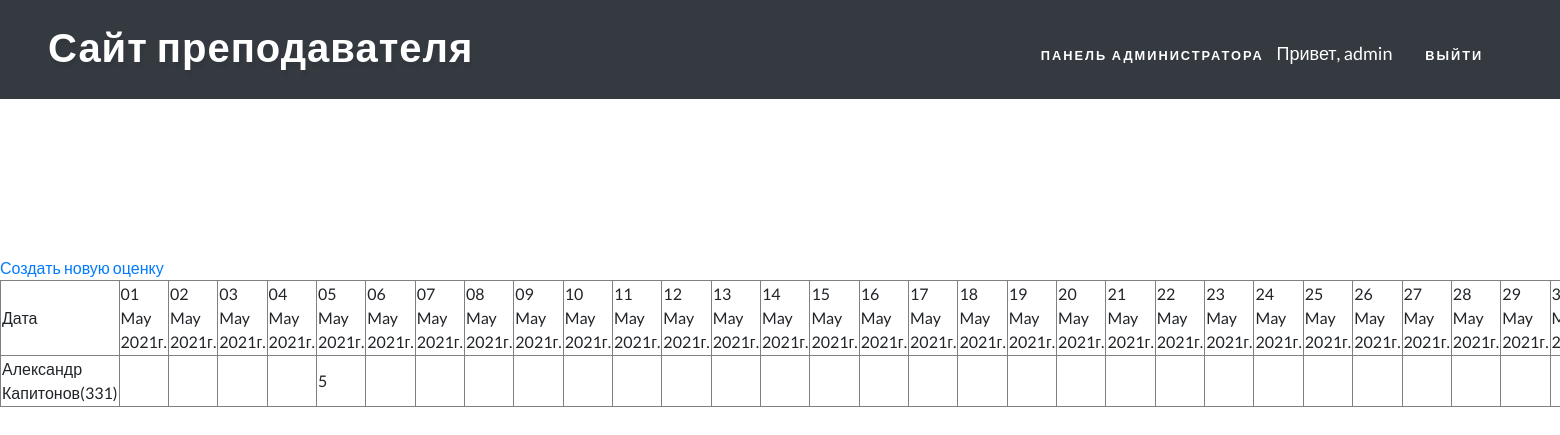
Screenshot of /trpo/students_marks/ (signed in) with the database file from the repository.
### my_sait/models.py (models this page shows, shortened)
class UserProfile(AbstractUser):
	name = models.CharField('Имя', max_length=100)
	surname = models.CharField('Фамилия', max_length=100)
	username = models.CharField(blank=True, null=True, max_length=150)
	group = models.OneToOneField(Groups, verbose_name='Группа', unique=False, blank=True, null=True, on_delete=models.PROTECT)
	email = models.EmailField('Почта', max_length=100, unique=True)
	password1 = models.CharField('Пароль1', max_length=100)
	password2 = models.CharField('Пароль2', max_length=100)
	USERNAME_FIELD = 'email'
	REQUIRED_FIELDS = ['name', 'surname', 'username', 'group']
	class Meta:
		verbose_name = "Пользователь"
		verbose_name_plural = 'Пользователи'

class Groups(models.Model):
	code = models.IntegerField("Код группы", default=None, unique=False, blank=True, null=True)
	def __str__(self):
		return str(self.code)
	class Meta:
		verbose_name = "Группа"
		verbose_name_plural = 'Группы'

class Marks(models.Model):
	date = models.DateField('Дата')
	items_code = models.ForeignKey(Items, verbose_name="Предмет", on_delete=models.CASCADE)
	users_code = models.ForeignKey(UserProfile, verbose_name="Код пользователя", on_delete=models.CASCADE)
	mark = models.IntegerField('Оценка')
	class Meta:
		verbose_name = "Оценка"
		verbose_name_plural = 'Оценки'

### my_sait/decorators.py (the view)
        def wrapper_func(request, *args, **kwargs):
            group = None
            if request.user.groups.exists():
                group = request.user.groups.all()[0].name
            if group in allowed_roles:
                return view_func(request, *args, **kwargs)
            else:
                return HttpResponse('Вы не имеете доступа к данной странице')

### my_sait/views.py (called while the page is built)
def days_cur_month(strdate):
    locale.setlocale(locale.LC_ALL, "")
    m = datetime.now().month
    y = datetime.now().year
    ndays = (date(y, m + 1, 1) - date(y, m, 1)).days
    d1 = date(y, m, 1)
    d2 = date(y, m, ndays)
    delta = d2 - d1
    return [(d1 + timedelta(days=i)).strftime(strdate) for i in range(delta.days + 1)]

### templates/admin-items/trpo/marks/trpo_marks_list.html
{% extends 'base.html' %}
{% block content %}
    <a href="{% url 'admin-trpo_students_marks_create' %}"> Создать новую оценку</a>
    <table border="1px">
        <tr><td>Дата</td>
            {% for date in delta_date %}
                <td>{{ date }}</td>
            {% endfor %}
        </tr>
    {% for student in students %}
        <tr><td>{{ student.name }} {{ student.surname }}({{ student.group }})</td>
        {% for date in date_days  %}
            <td>
                {% for mark in marks %}
                    {% if mark.users_code.id == student.id %}
                        {% if mark.date.day == date %}
                            {{ mark.mark }}
                    {% endif %}
                    {% endif %}
                {% endfor %}</td>
        {% endfor %}
        </tr>
    {% endfor %}
    </table>
{% endblock %}

### templates/base.html (shortened to what this page needs)
<!DOCTYPE html>
{% load static %}
<html lang="ru">
<head>
    <link rel="stylesheet" href="{% static 'css/bootstrap.css' %}">
    <link rel="stylesheet" href="{% static 'css/style.css' %}" type="text/css" media="all">
    <link href="{% static 'css/font-awesome.css' %}" rel="stylesheet">
</head>
<body>
<div id="page" class="page">
        <header class="header bg-dark" >
            <div class="container-fluid px-lg-5">
                <nav class="py-4">
                    <div id="logo">
                        {% if request.user.is_staff %}
                            <h1> <a href="{% url 'admin-main_page' %}" class="editContent" style="outline: none; outline-offset: -2px;
                                 color: rgb(255, 255, 255); font-size: 40px;
                                  background-color: rgba(0, 0, 0, 0); font-family: &quot;Source Sans Pro&quot;
                                  , sans-serif;">Сайт преподавателя</a></h1>
                        {% else %}
                            <h1> <a href="{% url 'user-page' %}" class="editContent" style="outline: none; outline-offset: -2px;
                                 color: rgb(255, 255, 255); font-size: 40px;
                                  background-color: rgba(0, 0, 0, 0); font-family: &quot;Source Sans Pro&quot;
                                  , sans-serif;">Сайт преподавателя</a></h1>
                        {% endif %}
                    </div>
                    <ul class="menu mt-2">
                        <li>{% include 'accounts/navbar_admin.html' %}</li>
                        </ul>
                </nav>
            </div>
        </header>
        <div class="banner-info">
        </div>
    </div>
    {% block content %}
    {% endblock content %}
</body>
</html>

### templates/accounts/navbar_admin.html (shortened to what this page needs)
{% load static %}
<nav class="navbar navbar-expand-lg navbar-dark bg-dark">
    {% if request.user.is_staff %}
        <li><a href="{% url 'admin:index' %}" style="color: rgb(255, 255, 255); font-weight: 700; text-transform: uppercase;">Панель администратора</a></li>
    {% endif %}
    <span class="hello-msg">Привет, {{ request.user.name }}</span>
    <span><a class="hello-msg" href="{% url 'logout' %}">Выйти</a></span>
</nav>

### static/css/style.css (style rules this page uses)
html, body { margin: 0; font-size: 100%; background: #fff; font-family: 'Lato', sans-serif; scroll-behavior: smooth; }
body a { text-decoration: none; transition: 0.5s all; -webkit-transition: 0.5s all; -moz-transition: 0.5s all; -o-transition: 0.5s all; -ms-transition: 0.5s all; }
h1, h2, h3, h4, h5, h6 { margin: 0; letter-spacing: 1px; font-weight: 600; font-family: 'Source Sans Pro', sans-serif; }
ul { margin: 0; padding: 0; }
header { position: absolute; z-index: 9; width: 100%; background-color: #00000045; }
nav { margin: 0; padding: 0; }
#logo a { float: left; display: initial; margin: 0; letter-spacing: 1px; color: #fff; font-size: 1em; font-weight: 700; text-shadow: 2px 5px 3px rgba(0, 0, 0, 0.06); font-family: 'Source Sans Pro', sans-serif; }
nav:after { content: ""; display: table; clear: both; }
nav ul { float: right; padding: 0; margin: 0; list-style: none; position: relative; }
nav ul li { display: inline-block; float: left; }
.menu li a { font-weight: 700; font-size: 0.8em; letter-spacing: 2px; padding-left: 0; padding-right: 0; padding: 10px 0; margin: 0px 1em; color: #fff; text-transform: uppercase; -webkit-transition: 0.5s all ease; -moz-transition: 0.5s all ease; -o-transition: 0.5s all ease; -ms-transition: 0.5s all ease; }
li > a:only-child:after { content: ''; }
.banner-info { padding: 16em 0 0em 3em; width: 32%; }

### templates/accounts/navbar_admin.html (style rules this page uses)
.hello-msg { font-size: 18px; color: #fff; margin-right: 20px; }

### rows the page displays
UserProfile: user.name "admin"
UserProfile: name "Александр", surname "Капитонов", group "331"
Marks: mark "5"

### other values shown
{{ date }} "01 May 2021г." "02 May 2021г." "03 May 2021г." "04 May 2021г." "05 May 2021г." "06 May 2021г." "07 May 2021г." "08 May 2021г." "09 May 2021г." "10 May 2021г." "11 May 2021г." "12 May 2021г." "13 May 2021г." "14 May 2021г." "15 May 2021г." "16 May 2021г." "17 May 2021г." "18 May 2021г." "19 May 2021г." "20 May 2021г." "21 May 2021г." "22 May 2021г." "23 May 2021г." "24 May 2021г." "25 May 2021г." "26 May 2021г." "27 May 2021г." "28 May 2021г." "29 May 2021г."
